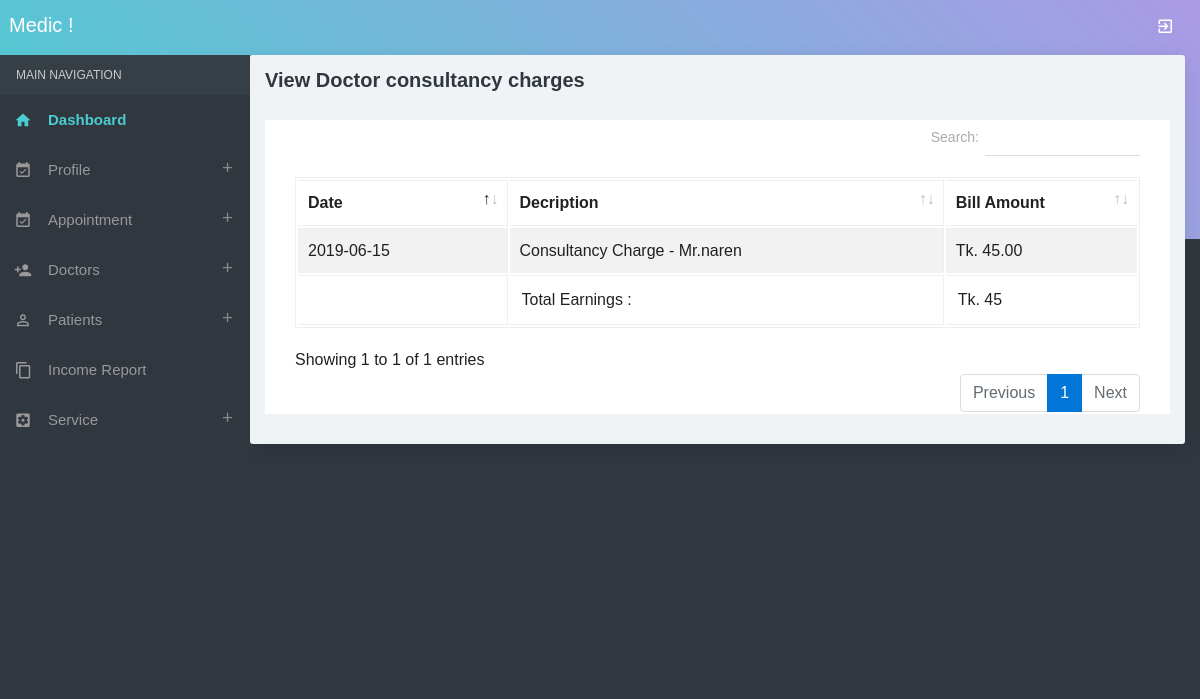
Screenshot of /viewdoctorconsultancycharge.php (signed in) with the database file from the repository.
### tables this page shows
CREATE TABLE `billing_records` (
  `billingservice_id` int(10) NOT NULL,
  `billingid` int(10) NOT NULL,
  `bill_type_id` int(10) NOT NULL COMMENT 'id of service charge or treatment charge',
  `bill_type` varchar(250) NOT NULL,
  `bill_amount` float(10,2) NOT NULL,
  `bill_date` date NOT NULL,
  `status` varchar(10) NOT NULL
);

CREATE TABLE `doctor` (
  `doctorid` int(10) NOT NULL,
  `doctorname` varchar(50) NOT NULL,
  `mobileno` varchar(15) NOT NULL,
  `departmentid` int(10) NOT NULL,
  `loginid` varchar(25) NOT NULL,
  `password` varchar(25) NOT NULL,
  `status` varchar(10) NOT NULL,
  `education` varchar(25) NOT NULL,
  `experience` float(11,1) NOT NULL,
  `consultancy_charge` float(10,2) NOT NULL
);

### viewdoctorconsultancycharge.php (the view, shortened to what this page needs)
<?php
include("adformheader.php");
include("dbconnection.php");
?>
<div class="container-fluid">
	<div class="block-header">
		<h2>View Doctor consultancy charges</h2>
	</div>
<div class="card">
	<section class="container">
		<table class="table table-bordered table-striped table-hover js-exportable dataTable" >
			<thead>
				<tr>
					<th width="97" scope="col">Date</th>
					<th width="245" scope="col">Decription</th>
					<th width="86" scope="col">Bill Amount</th>
				</tr>
			</thead>
			<tbody>
				<?php
				$sql ="SELECT * FROM billing_records where bill_type='Consultancy Charge' AND bill_type_id='$_SESSION[doctorid]'";
				$qsql = mysqli_query($con,$sql);
				$billamt= 0;
				while($rs = mysqli_fetch_array($qsql))
				{
					echo "<tr>
					<td>$rs[bill_date]</td>
					<td> $rs[bill_type]";
					if($rs[bill_type] == "Consultancy Charge")
					{
						$sqldoctor = "SELECT * FROM doctor WHERE doctorid='$rs[bill_type_id]'";
						$qsqldoctor = mysqli_query($con,$sqldoctor);
						$rsdoctor = mysqli_fetch_array($qsqldoctor);
						echo " - Mr.".$rsdoctor[doctorname];
					}
					echo " </td><td>Tk. $rs[bill_amount]</td></tr>";
					$billamt = $billamt +  $rs[bill_amount];
				}
				?>
			</tbody>
			<tfoot>
				<tr>
					<td></td>
					<td>Total Earnings :</td>
					<td>Tk. <?php echo ($billamt + $taxamt)  - $rsbilling_records[discount] ; ?></td>
				</tr>
			</tfoot>
		</table>
	</section>
</div>
</div>
<?php
include("adformfooter.php");
?>

### rows the page displays
billing_records: bill_date "2019-06-15", bill_type "Consultancy Charge", doctor.doctorname "naren", bill_amount "45.00"
